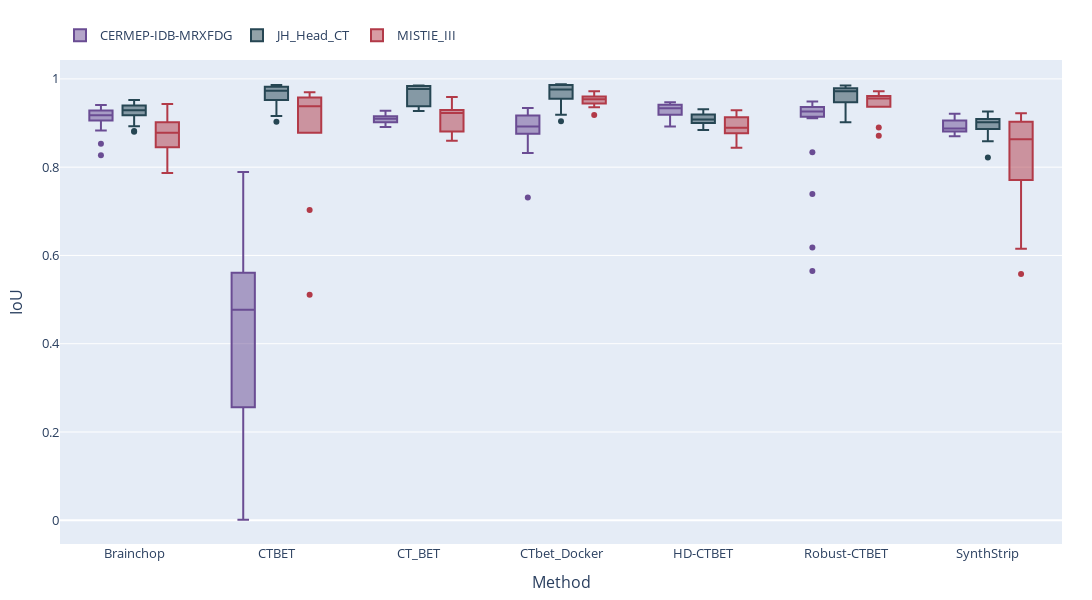

The cell this chart's notebook holds for it:
### Code cell
import plotly.graph_objects as go
import plotly.express as px

datasets = sorted(all_df['Dataset'].unique())
methods  = sorted(all_df['method_A'].unique())

# Custom dark, color-blind friendly colors per dataset
# Explicit mapping for reproducibility; extend if new datasets appear.
custom_dataset_colors = {
    'JH_Head_CT': '#264653',        # dark teal
    'CERMEP-IDB-MRXFDG': '#6a4c93', # dark purple
    'MISTIE_III': '#b23a48',        # deep wine red
}
# Fallback palette (Dark2) for any dataset not in the explicit map
fallback_colors = px.colors.qualitative.Dark2
for i, ds in enumerate(datasets):
    if ds not in custom_dataset_colors:
        custom_dataset_colors[ds] = fallback_colors[i % len(fallback_colors)]

fig = go.Figure()

# One trace per dataset; Plotly groups by x (method)
for ds in datasets:
    d = all_df[all_df['Dataset'] == ds]
    if d.empty:
        continue
    fig.add_trace(go.Box(
        x=d['method_A'],                # categories = methods
        y=d['iou'],
        name=ds,                        # legend per dataset
        marker_color=custom_dataset_colors[ds],
        boxpoints='outliers',
        jitter=0,
        pointpos=0,
        legendgroup=ds,
        offsetgroup=ds,                 # group within each method
        alignmentgroup='all',
        hovertemplate='Dataset: '+ds+'<br>Method: %{x}<br>IoU: %{y:.3f}<extra></extra>'
    ))

fig.update_layout(
    boxmode='group',
    width=1100, height=600,
    margin=dict(l=60, r=30, t=60, b=50),
    legend=dict(orientation='h', yanchor='bottom', y=1.02, xanchor='left', x=0, title=None),
    font=dict(size=13)
)
fig.update_xaxes(title_text='Method',
                 categoryorder='array', categoryarray=methods, tickmode='array',
                 tickvals=methods, ticktext=methods)
fig.update_yaxes(title_text='IoU')

fig.show()

### Figure 1 — Plotly figure (JSON) as saved in the notebook; plotly's stock layout.template omitted (floating-point values rounded to 4 significant figures; data arrays with more than 128 entries replaced by an {"elided": "..."} marker saying what was removed)
{"data": [{"alignmentgroup": "all", "boxpoints": "outliers", "hovertemplate": "Dataset: CERMEP-IDB-MRXFDG<br>Method: %{x}<br>IoU: %{y:.3f}<extra></extra>", "jitter": 0, "legendgroup": "CERMEP-IDB-MRXFDG", "marker": {"color": "#6a4c93"}, "name": "CERMEP-IDB-MRXFDG", "offsetgroup": "CERMEP-IDB-MRXFDG", "pointpos": 0, "type": "box", "x": {"elided": "140 str values"}, "y": {"elided": "140 float values"}}, {"alignmentgroup": "all", "boxpoints": "outliers", "hovertemplate": "Dataset: JH_Head_CT<br>Method: %{x}<br>IoU: %{y:.3f}<extra></extra>", "jitter": 0, "legendgroup": "JH_Head_CT", "marker": {"color": "#264653"}, "name": "JH_Head_CT", "offsetgroup": "JH_Head_CT", "pointpos": 0, "type": "box", "x": {"elided": "224 str values"}, "y": {"elided": "224 float values"}}, {"alignmentgroup": "all", "boxpoints": "outliers", "hovertemplate": "Dataset: MISTIE_III<br>Method: %{x}<br>IoU: %{y:.3f}<extra></extra>", "jitter": 0, "legendgroup": "MISTIE_III", "marker": {"color": "#b23a48"}, "name": "MISTIE_III", "offsetgroup": "MISTIE_III", "pointpos": 0, "type": "box", "x": ["Brainchop", "HD-CTBET", "SynthStrip", "CTBET", "Robust-CTBET", "CTbet_Docker", "Brainchop", "HD-CTBET", "SynthStrip", "CTBET", "Robust-CTBET", "CT_BET", "CTbet_Docker", "Brainchop", "HD-CTBET", "SynthStrip", "CTBET", "Robust-CTBET", "CT_BET", "CTbet_Docker", "Brainchop", "HD-CTBET", "SynthStrip", "CTBET", "Robust-CTBET", "CT_BET", "CTbet_Docker", "Brainchop", "HD-CTBET", "SynthStrip", "CTBET", "Robust-CTBET", "CTbet_Docker", "Brainchop", "HD-CTBET", "SynthStrip", "CTBET", "Robust-CTBET", "CTbet_Docker", "Brainchop", "HD-CTBET", "SynthStrip", "CTBET", "Robust-CTBET", "CT_BET", "CTbet_Docker", "Brainchop", "HD-CTBET", "SynthStrip", "CTBET", "Robust-CTBET", "CT_BET", "CTbet_Docker", "Brainchop", "HD-CTBET", "SynthStrip", "CTBET", "Robust-CTBET", "CT_BET", "CTbet_Docker", "Brainchop", "HD-CTBET", "SynthStrip", "CTBET", "Robust-CTBET", "CT_BET", "CTbet_Docker"], "y": [0.791, 0.856, 0.771, 0.902, 0.89, 0.954, 0.943, 0.913, 0.922, 0.511, 0.945, 0.925, 0.972, 0.902, 0.891, 0.861, 0.925, 0.937, 0.868, 0.936, 0.787, 0.844, 0.615, 0.878, 0.871, 0.959, 0.96, 0.901, 0.891, 0.87, 0.958, 0.961, 0.959, 0.852, 0.877, 0.856, 0.952, 0.959, 0.918, 0.862, 0.888, 0.866, 0.97, 0.972, 0.92, 0.944, 0.845, 0.884, 0.558, 0.958, 0.965, 0.86, 0.954, 0.894, 0.919, 0.903, 0.951, 0.952, 0.931, 0.969, 0.926, 0.929, 0.907, 0.703, 0.96, 0.923, 0.949]}], "layout": {"boxmode": "group", "font": {"size": 13}, "height": 600, "legend": {"orientation": "h", "title": {}, "x": 0, "xanchor": "left", "y": 1.02, "yanchor": "bottom"}, "margin": {"b": 50, "l": 60, "r": 30, "t": 60}, "width": 1100, "xaxis": {"categoryarray": ["Brainchop", "CTBET", "CT_BET", "CTbet_Docker", "HD-CTBET", "Robust-CTBET", "SynthStrip"], "categoryorder": "array", "tickmode": "array", "ticktext": ["Brainchop", "CTBET", "CT_BET", "CTbet_Docker", "HD-CTBET", "Robust-CTBET", "SynthStrip"], "tickvals": ["Brainchop", "CTBET", "CT_BET", "CTbet_Docker", "HD-CTBET", "Robust-CTBET", "SynthStrip"], "title": {"text": "Method"}}, "yaxis": {"title": {"text": "IoU"}}}}
